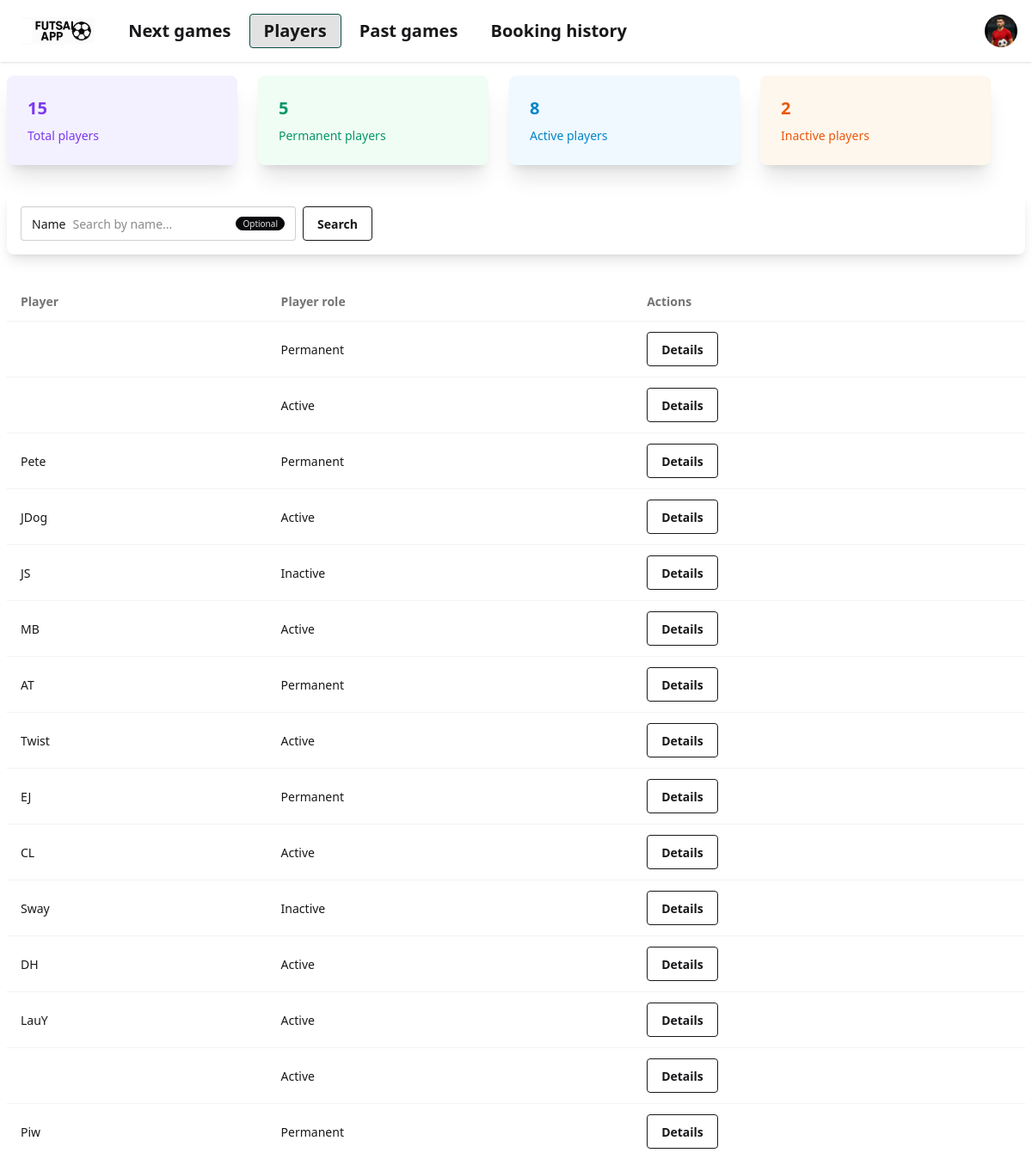
Screenshot of /games/players/ with the database file from the repository.
### games/models.py (models this page shows, shortened)
class Player(models.Model):
    user = models.OneToOneField(User, on_delete=models.CASCADE, null=True, blank=True)
    ROLE_CHOICES = [('Active','Active'),('Inactive','Inactive'),('Permanent','Permanent')]
    nickname = models.CharField(max_length=255, blank=True, null=True, default=None)
    mobile_number = models.CharField(
        max_length=9,
        validators=[RegexValidator(regex=r'^\d{9}$', message="Mobile number must contain exactly 9 digits")]
    )
    role = models.CharField(max_length=10, choices=ROLE_CHOICES, default='Active')

### games/views.py (the view)
# urls.py: path('players/', views.all_players, name='all_players_url'),
def all_players(request):
    filter = request.GET.get('name')
    if filter and len(filter) > 1:
        found_players = Player.objects.filter(
            Q(name__icontains=filter) |
            Q(surname__icontains=filter) |
            Q(nickname__icontains=filter)
        )
    else:
        found_players = Player.objects.all()
    found_players_aggregation = found_players.aggregate(
        total_players = Count('id'),
        permanent_players=Count('id', filter=Q(role='Permanent')),
        active_players=Count('id', filter=Q(role='Active')),
        inactive_players=Count('id', filter=Q(role='Inactive')),
    )
    return render(request, 'games/all_players.html', {
        'filter': filter,
        'players': found_players,
        'details': found_players_aggregation
    })

### games/templates/games/all_players.html (shortened to what this page needs)
{% extends 'index.html' %}
{% block content %}
    <div class="grid grid-cols-4 gap-6 mb-8 mr-10">
        <div class="card shadow-xl bg-players-purple">
            <div class="card-body">
                <div class="text-xl font-semibold">{{ details.total_players }}</div>
                <p class="text-sm">Total players</p>
            </div>
        </div>
        <div class="card shadow-xl bg-players-green">
            <div class="card-body">
                <div class="text-xl font-semibold">{{ details.permanent_players }}</div>
                <p class="text-sm">Permanent players</p>
            </div>
        </div>
        <div class="card shadow-xl bg-players-blue">
            <div class="card-body">
                <div class="text-xl font-semibold">{{ details.active_players }}</div>
                <p class="text-sm">Active players</p>
            </div>
        </div>
        <div class="card shadow-xl bg-players-red">
            <div class="card-body">
                <div class="text-xl font-semibold">{{ details.inactive_players }}</div>
                <p class="text-sm">Inactive players</p>
            </div>
        </div>
    </div>
    <div class="card shadow-lg mb-8 p-4">
        <form class="flex gap-2">
            <label class="input">
                Name
                <input {% if filter %} value="{{ filter }}" {% endif %} name="name" type="text" class="grow" placeholder="Search by name...">
                <span class="badge badge-neutral badge-xs">Optional</span>
            </label>
            <button type="submit" class="btn btn-outline">Search</button>
        </form>
        </div>
    <table class="table">
        <thead>
        <tr>
            <th>Player</th>
            <th>Player role</th>
            <th>Actions</th>
        </tr>
        </thead>
        <tbody>
        {% for player in players %}
            <tr>
                {% if player.nickname != 'N/A' %}
                    <td>{{ player.nickname }}</td>
                {% else %}
                    <td>{{ player.name }} {{ player.surname }}</td>
                {% endif %}
                <td>{{ player.role }}</td>
                <td><a href="{% url 'player_details_url' player_id=player.id %}" class="btn btn-outline">Details</a></td>
            </tr>
        {% endfor %}
        </tbody>
    </table>
{% endblock content %}

### rows the page displays
Player: role "Permanent"
Player: role "Active"
Player: nickname "Pete", role "Permanent"
Player: nickname "JDog", role "Active"
Player: nickname "JS", role "Inactive"
Player: nickname "MB", role "Active"
Player: nickname "AT", role "Permanent"
Player: nickname "Twist", role "Active"
Player: nickname "EJ", role "Permanent"
Player: nickname "CL", role "Active"
Player: nickname "Sway", role "Inactive"
Player: nickname "DH", role "Active"
Player: nickname "LauY", role "Active"
Player: role "Active"
Player: nickname "Piw", role "Permanent"

### other values shown
{{ details.total_players }} "15"
{{ details.permanent_players }} "5"
{{ details.active_players }} "8"
{{ details.inactive_players }} "2"
